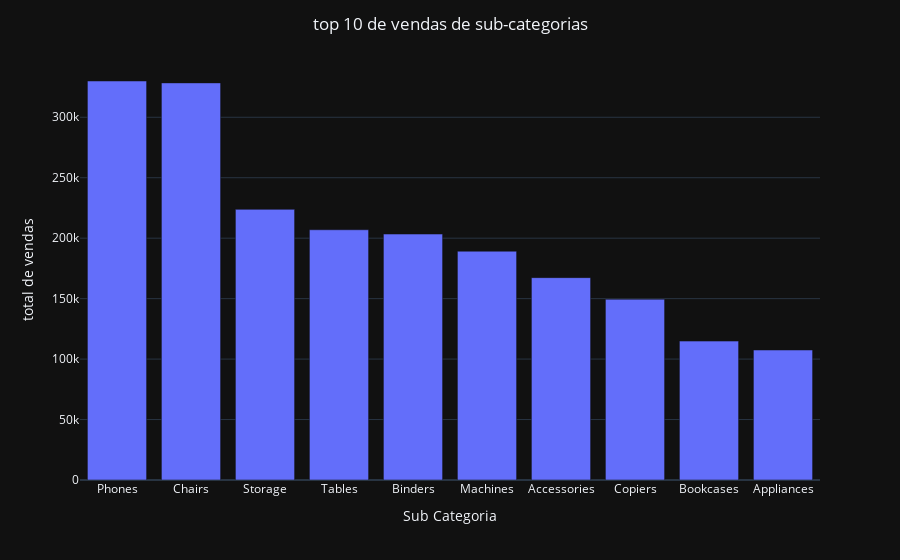

The notebook cell saved with this chart:
### Code cell
df["Profit Margin"] = (df["Profit"] / df["Sales"]) * 100
avg_profit_margin = df.groupby("Category")["Profit Margin"].mean().reset_index()

for i in avg_profit_margin["Category"]:
    print("a margem de lucro médio de ",i," é",avg_profit_margin[avg_profit_margin["Category"] == i]["Profit Margin"].values[0].round(2),"%")

Sub_Category_Sales = df.groupby('Sub-Category',as_index=False)['Sales'].sum().round().sort_values('Sales',ascending=False).head(10)
fig=px.bar(Sub_Category_Sales,
           y='Sales',x='Sub-Category',
           template='plotly_dark',
           labels={'Sales':'total de vendas','Sub-Category':'Sub Categoria'})    
fig.update_layout(title='top 10 de vendas de sub-categorias',title_x=0.5)
fig.show()

### Figure 1 — Plotly figure (JSON) as saved in the notebook; plotly's stock layout.template omitted (floating-point values rounded to 4 significant figures)
{"data": [{"hovertemplate": "Sub Categoria=%{x}<br>total de vendas=%{y}<extra></extra>", "legendgroup": "", "marker": {"color": "#636efa", "pattern": {"shape": ""}}, "name": "", "orientation": "v", "showlegend": false, "textposition": "auto", "type": "bar", "x": ["Phones", "Chairs", "Storage", "Tables", "Binders", "Machines", "Accessories", "Copiers", "Bookcases", "Appliances"], "xaxis": "x", "y": [330000.0, 328400.0, 223800.0, 207000.0, 203400.0, 189200.0, 167400.0, 149500.0, 114900.0, 107500.0], "yaxis": "y"}], "layout": {"barmode": "relative", "legend": {"tracegroupgap": 0}, "margin": {"t": 60}, "title": {"text": "top 10 de vendas de sub-categorias", "x": 0.5}, "xaxis": {"anchor": "y", "domain": [0, 1], "title": {"text": "Sub Categoria"}}, "yaxis": {"anchor": "x", "domain": [0, 1], "title": {"text": "total de vendas"}}}}
